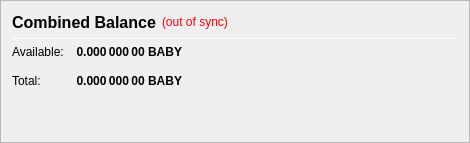
                   <widget class="QFrame" name="frame_CombinedBalances">
                    <property name="minimumSize">
                     <size>
                      <width>470</width>
                      <height>0</height>
                     </size>
                    </property>
                    <property name="frameShape">
                     <enum>QFrame::StyledPanel</enum>
                    </property>
                    <property name="frameShadow">
                     <enum>QFrame::Raised</enum>
                    </property>
                    <layout class="QVBoxLayout" name="verticalLayout_5">
                     <item>
                      <layout class="QHBoxLayout" name="horizontalLayout_5" stretch="0,0,0">
                       <item>
                        <widget class="QLabel" name="label_5z">
                         <property name="minimumSize">
                          <size>
                           <width>0</width>
                           <height>20</height>
                          </size>
                         </property>
                         <property name="font">
                          <font>
                           <pointsize>12</pointsize>
                           <weight>75</weight>
                           <bold>true</bold>
                          </font>
                         </property>
                         <property name="toolTip">
                          <string>Combined Balance (including unconfirmed and immature coins)</string>
                         </property>
                         <property name="text">
                          <string>Combined Balance</string>
                         </property>
                        </widget>
                       </item>
                       <item>
                        <widget class="QLabel" name="labelWalletStatus">
                         <property name="cursor">
                          <cursorShape>WhatsThisCursor</cursorShape>
                         </property>
                         <property name="toolTip">
                          <string>The displayed information may be out of date. Your wallet automatically synchronizes with the BABY network after a connection is established, but this process has not completed yet.</string>
                         </property>
                         <property name="styleSheet">
                          <string notr="true">QLabel { color: red; }</string>
                         </property>
                         <property name="text">
                          <string notr="true">(out of sync)</string>
                         </property>
                         <property name="alignment">
                          <set>Qt::AlignLeading|Qt::AlignLeft|Qt::AlignVCenter</set>
                         </property>
                        </widget>
                       </item>
                       <item>
                        <spacer name="horizontalSpacer_1">
                         <property name="orientation">
                          <enum>Qt::Horizontal</enum>
                         </property>
                         <property name="sizeHint" stdset="0">
                          <size>
                           <width>40</width>
                           <height>20</height>
                          </size>
                         </property>
                        </spacer>
                       </item>
                      </layout>
                     </item>
                     <item>
                      <widget class="Line" name="line_CombinedBalance">
                       <property name="minimumSize">
                        <size>
                         <width>0</width>
                         <height>1</height>
                        </size>
                       </property>
                       <property name="maximumSize">
                        <size>
                         <width>16777215</width>
                         <height>1</height>
                        </size>
                       </property>
                       <property name="orientation">
                        <enum>Qt::Horizontal</enum>
                       </property>
                      </widget>
                     </item>
                     <item>
                      <layout class="QGridLayout" name="gridLayout_3">
                       <property name="spacing">
                        <number>12</number>
                       </property>
                       <item row="1" column="0">
                        <widget class="QLabel" name="labelBalanceTextz">
                         <property name="text">
                          <string>Available:</string>
                         </property>
                        </widget>
                       </item>
                       <item row="1" column="1">
                        <widget class="QLabel" name="labelBalancez">
                         <property name="font">
                          <font>
                           <weight>75</weight>
                           <bold>true</bold>
                          </font>
                         </property>
                         <property name="cursor">
                          <cursorShape>IBeamCursor</cursorShape>
                         </property>
                         <property name="toolTip">
                          <string>Your current spendable balance</string>
                         </property>
                         <property name="text">
                          <string notr="true">0.000 000 00 BABY</string>
                         </property>
                         <property name="alignment">
                          <set>Qt::AlignRight|Qt::AlignTrailing|Qt::AlignVCenter</set>
                         </property>
                         <property name="textInteractionFlags">
                          <set>Qt::LinksAccessibleByMouse|Qt::TextSelectableByKeyboard|Qt::TextSelectableByMouse</set>
                         </property>
                        </widget>
                       </item>
                       <item row="2" column="0">
                        <widget class="QLabel" name="labelTotalTextz">
                         <property name="text">
                          <string>Total:</string>
                         </property>
                        </widget>
                       </item>
                       <item row="2" column="1">
                        <widget class="QLabel" name="labelTotalz">
                         <property name="font">
                          <font>
                           <weight>75</weight>
                           <bold>true</bold>
                          </font>
                         </property>
                         <property name="cursor">
                          <cursorShape>IBeamCursor</cursorShape>
                         </property>
                         <property name="toolTip">
                          <string>Total Balance, including all unavailable coins.</string>
                         </property>
                         <property name="text">
                          <string notr="true">0.000 000 00 BABY</string>
                         </property>
                         <property name="alignment">
                          <set>Qt::AlignRight|Qt::AlignTrailing|Qt::AlignVCenter</set>
                         </property>
                         <property name="textInteractionFlags">
                          <set>Qt::LinksAccessibleByMouse|Qt::TextSelectableByKeyboard|Qt::TextSelectableByMouse</set>
                         </property>
                        </widget>
                       </item>
                       <item row="2" column="3">
                        <spacer name="horizontalSpacer_2">
                         <property name="orientation">
                          <enum>Qt::Horizontal</enum>
                         </property>
                         <property name="sizeHint" stdset="0">
                          <size>
                           <width>40</width>
                           <height>20</height>
                          </size>
                         </property>
                        </spacer>
                       </item>
                      </layout>
                     </item>
                     <item>
                      <spacer name="verticalSpacer_1">
                       <property name="orientation">
                        <enum>Qt::Vertical</enum>
                       </property>
                       <property name="sizeHint" stdset="0">
                        <size>
                         <width>20</width>
                         <height>40</height>
                        </size>
                       </property>
                      </spacer>
                     </item>
                    </layout>
                   </widget>
